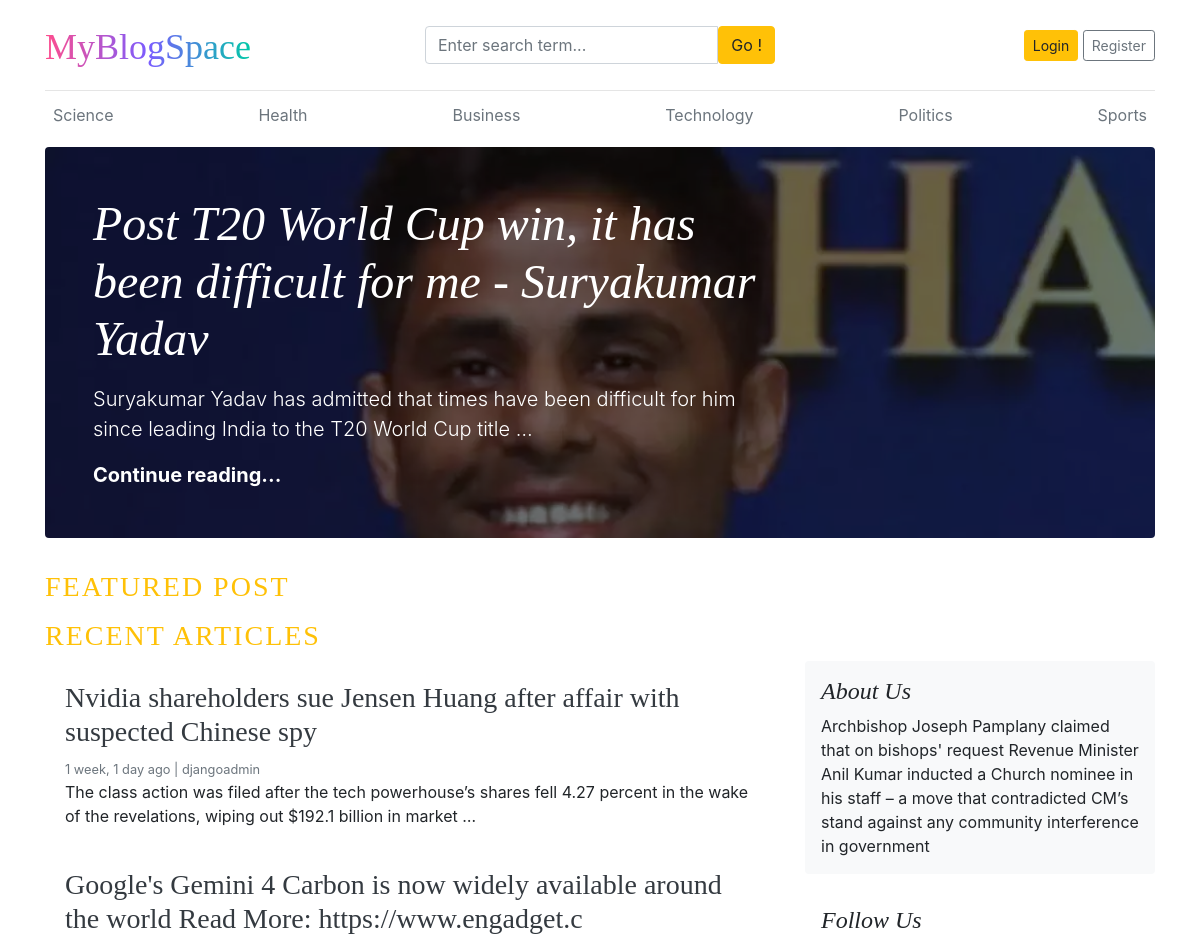
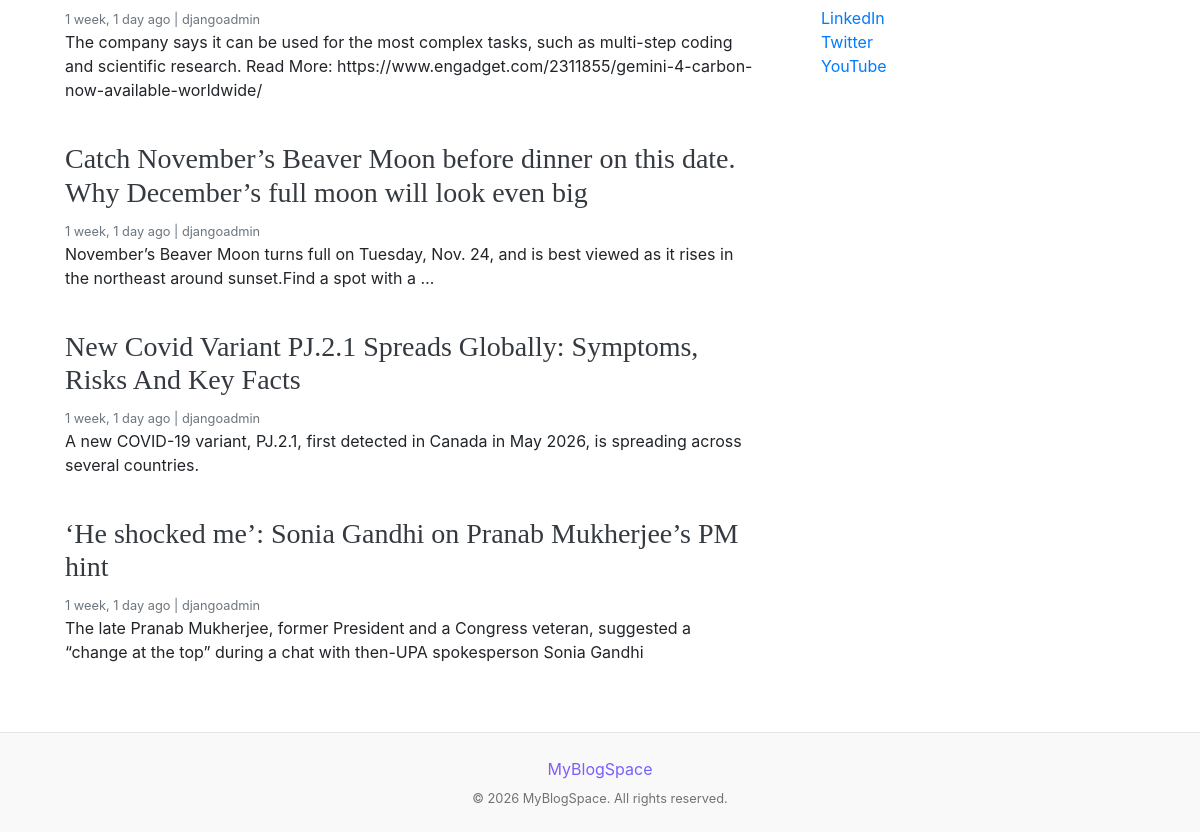
The page / on the database its author committed (2 pictures, top to bottom).
### blogs/models.py (models this page shows, shortened)
class Category(models.Model):
    category_name = models.CharField(max_length=50, unique=True)
    created_at = models.DateTimeField(auto_now_add=True)
    updated_at = models.DateTimeField(auto_now=True)
    class Meta:
        verbose_name_plural = 'categories'

class Blog(models.Model):
    title = models.CharField(max_length=100)
    slug = models.SlugField(max_length=150, unique=True, blank=True)
    category = models.ForeignKey(Category, on_delete=models.CASCADE)
    author = models.ForeignKey(User, on_delete=models.CASCADE)
    featured_image = models.ImageField(upload_to='uploads/%Y/%m/%d')
    short_description = models.TextField(max_length=500)
    blog_body = models.TextField(max_length=2000)
    status = models.CharField(max_length=20, choices=STATUS_CHOICES, default="Draft")
    is_featured = models.BooleanField(default=False)
    created_at = models.DateTimeField(auto_now_add=True)
    updated_at = models.DateTimeField(auto_now=True)

### assignments/models.py (models this page shows, shortened)
class About(models.Model):
    about_heading = models.CharField(max_length=50)
    about_description = models.TextField(max_length=255)
    created_at = models.DateTimeField(auto_now_add=True)
    updated_at = models.DateTimeField(auto_now=True)
    class Meta:
        verbose_name_plural = 'About'

class SocialLink(models.Model):
    platform = models.CharField(max_length=50)
    link = models.URLField(max_length=150)
    created_at = models.DateTimeField(auto_now_add=True)
    updated_at = models.DateTimeField(auto_now=True)

### blog_main/views.py (the view)
# urls.py: 2. Add a URL to urlpatterns:  path('', views.home, name='home')
def home(request):
    categories = Category.objects.all()
    featured_post = Blog.objects.filter(is_featured=True, status='Published').order_by('updated_at')
    posts = Blog.objects.filter(is_featured=False, status='Published')
    try:
        about = About.objects.get()
    except:
        about = None
    context = {
        'categories':categories,
        'featured_post':featured_post,
        'posts':posts,
        'about':about,
    }
    return render(request, 'home.html', context)

### blogs/context_processors.py (called while the page is built)
def get_categories(request):
    categories = Category.objects.all()
    return dict(categories=categories)

def get_social_links(request):
    social_links = SocialLink.objects.all()
    return dict(social_links = social_links)

### templates/home.html (shortened to what this page needs)
{% extends 'base.html' %}
{% block content %}
{% for post in featured_post %}
  {% if forloop.first %}
<div class="jumbotron p-3 p-md-5 text-white rounded bg-dark" style="background-image: url({{post.featured_image.url}});background-blend-mode: overlay;background-size:cover;">
    <div class="col-md-8 px-0">
      <h1 class="display-4 font-italic">{{ post.title }}</h1>
      <p class="lead my-3">{{ post.short_description | truncatewords:20}}</p>
      <p class="lead mb-0"><a href="{% url 'blogs' post.slug %}" class="text-white font-weight-bold">Continue reading...</a></p>
    </div>
  </div>
  {% endif %}
{% endfor %}
 <h3 class="text-uppercase text-warning" style="letter-spacing: 2px;">Featured Post</h3>
   <h3 class="text-uppercase text-warning" style="letter-spacing: 2px;">Recent Articles</h3>
  <main role="main" class="container p-0">
    <div class="row">
      <div class="col-md-8 blog-main">
        {% for post in posts %}
        <div class="card-body">
          <h3><a href="{% url 'blogs' post.slug %}" class="text-dark">{{post.title}}</a></h3>
          <small class="mb-1 text-muted">{{post.created_at | timesince}} ago | {{post.author}}</small>
          <p class="card-text">{{post.short_description | truncatewords:25}}</p>
        </div>
        {% endfor %}
      </div>
      <aside class="col-md-4 blog-sidebar">
        <div class="p-3 mb-3 bg-light rounded">
          <h4 class="font-italic">{{ about.about_heading }}</h4>
          <p class="mb-0">{{about.about_description}}</p>
        </div>
        {% if social_links %}
        <div class="p-3">
          <h4 class="font-italic">Follow Us</h4>
          <ol class="list-unstyled">
            {% for i in social_links %}
            <li><a href="{{i.link}}" target="_blank">{{i.platform}}</a></li>
            {% endfor %}
          </ol>
        </div>
        {% endif %}
      </aside>
    </div>
  </main>
</div>
{% endblock %}

### templates/base.html (shortened to what this page needs)
 {% load static %}
 <!DOCTYPE html>
<html lang="en">
<head>
    <link href="https://getbootstrap.com/docs/4.0/dist/css/bootstrap.min.css" rel="stylesheet">
    <link rel="stylesheet" href="https://cdnjs.cloudflare.com/ajax/libs/font-awesome/4.7.0/css/font-awesome.min.css">
    <link href="{% static 'css/blog.css' %}" rel="stylesheet">
  </head>
<body>
    <div class="container">
      <header class="blog-header py-3">
        <div class="row flex-nowrap justify-content-between align-items-center">
          <div class="col-4 pt-1">
            <a class="blog-header-logo text-decoration-none fw-bold fs-2" href="/"
              style="background: linear-gradient(90deg, #ff4d8d, #7b5cff, #00c9a7);
               -webkit-background-clip: text;
               -webkit-text-fill-color: transparent;">
              MyBlogSpace
            </a>
          </div>
          <div class="col-4">
            <form action="{% url 'search' %}" method="GET">
              <div class="input-group">
                <input class="form-control" type="text" name="keyword" placeholder="Enter search term..." aria-label="Enter search" >
                <button class="btn btn-warning" id="button-search" type="submit">Go !</button>
              </div>
            </form>
          </div>
          <div class="col-4 d-flex justify-content-end align-items-center">
            {% if not user.is_authenticated %}
            <a class="btn btn-sm btn-warning" href="{% url 'login' %}">Login</a> &nbsp;
            <a class="btn btn-sm btn-outline-secondary" href="{% url 'register' %}">Register</a>
            {% else %}
            <span><a href="{% url 'dashboard' %}" class="btn btn-sm btn-outline-primary">Dashboard</a></span>
            &nbsp;
            <span><a href="{% url 'logout' %}" class="btn btn-sm btn-outline-danger">Logout</a></span>
            {% endif %}
          </div>
        </div>
      </header>
      <div class="nav-scroller py-1 mb-2">
        <nav class="nav d-flex justify-content-between">
          {% for cat in categories %}
          <a class="p-2 text-muted" href="{% url 'posts_by_category' cat.id %}">{{cat.category_name}}</a>
          {% endfor %}
        </nav>
      </div>
{% block content %}
{% endblock %}
  <footer class="blog-footer text-center py-4 mt-5">
  <p class="text-decoration-none fw-bold fs-2 m-0"
     style="background: linear-gradient(90deg, #ff4d8d, #7b5cff, #00c9a7);
     -webkit-background-clip: text;
     -webkit-text-fill-color: transparent;">
     MyBlogSpace
  </p>
  <p class="text-white-50 small mt-2 mb-0">
    © <span id="year"></span> MyBlogSpace. All rights reserved.
  </p>
</footer>
</body>
</html>

### blog_main/static/css/blog.css (style rules this page uses)
.blog-header { border-bottom: 1px solid #e5e5e5; }
.blog-header-logo { font-family: "Playfair Display", Georgia, "Times New Roman", serif; font-size: 2.25rem; }
h1, h2, h3, h4, h5, h6 { font-family: "Playfair Display", Georgia, "Times New Roman", serif; }
.display-4 { font-size: 2.5rem; }
@media (min-width: 768px) { .display-4 { font-size: 3rem; } }
.blog-footer { padding: 2.5rem 0; color: #727272; text-align: center; background-color: #f9f9f9; border-top: .05rem solid #e5e5e5; }
.blog-footer p:last-child { margin-bottom: 0; }

### rows shown on the page
Category: category_name "Science"
Category: category_name "Health"
Category: category_name "Business"
Category: category_name "Technology"
Category: category_name "Politics"
Category: category_name "Sports"
Blog: featured_image (picture), title "Post T20 World Cup win, it has been difficult for me - Suryakumar Yadav", short_description "Suryakumar Yadav has admitted that times have been difficult for him since leading India to the T20 World Cup title …"
Blog: title "Nvidia shareholders sue Jensen Huang after affair with suspected Chinese spy", created_at "1 week, 1 day", author "djangoadmin", short_description "The class action was filed after the tech powerhouse’s shares fell 4.27 percent in the wake of the revelations, wiping out $192.1 billion in market …"
Blog: title "Google's Gemini 4 Carbon is now widely available around the world Read More: https://www.engadget.c", created_at "1 week, 1 day", author "djangoadmin", short_description "The company says it can be used for the most complex tasks, such as multi-step coding and scientific research. Read More: https://www.engadget.com/2311855/gemini-4-carbon-now-available-worldwide/"
Blog: title "Catch November’s Beaver Moon before dinner on this date. Why December’s full moon will look even big", created_at "1 week, 1 day", author "djangoadmin", short_description "November’s Beaver Moon turns full on Tuesday, Nov. 24, and is best viewed as it rises in the northeast around sunset.Find a spot with a …"
Blog: title "New Covid Variant PJ.2.1 Spreads Globally: Symptoms, Risks And Key Facts", created_at "1 week, 1 day", author "djangoadmin", short_description "A new COVID-19 variant, PJ.2.1, first detected in Canada in May 2026, is spreading across several countries."
Blog: title "‘He shocked me’: Sonia Gandhi on Pranab Mukherjee’s PM hint", created_at "1 week, 1 day", author "djangoadmin", short_description "The late Pranab Mukherjee, former President and a Congress veteran, suggested a “change at the top” during a chat with then-UPA spokesperson Sonia Gandhi"
About: about_heading "About Us", about_description "Archbishop Joseph Pamplany claimed that on bishops' request Revenue Minister Anil Kumar inducted a Church nominee in his staff – a move that contradicted CM’s stand against any community interference in government"
SocialLink: platform "LinkedIn"
SocialLink: platform "Twitter"
SocialLink: platform "YouTube"
